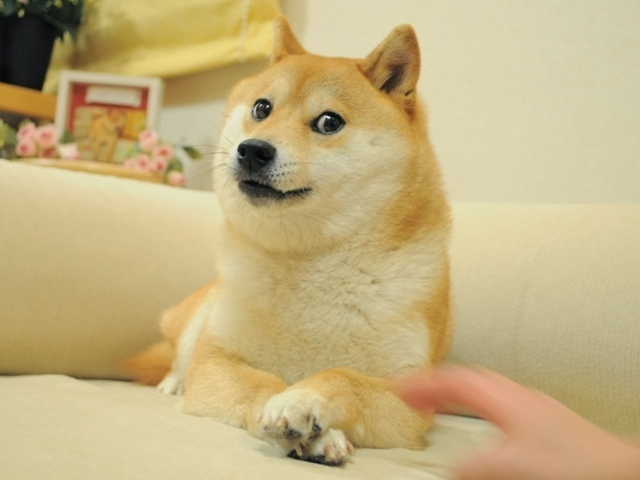
//> input picture X-RayReconstruction/doge.jpg, 1280 x 960 px (shown at 1/2 size)
$ ./X-RayReconstruction   (built with g++ and OpenCV 4)
//> lines starting //> are read from the running program, lines starting //| are printed output that depends on the picture
### X-RayReconstruction/CVUtil.h
#pragma once
#include <opencv2\opencv.hpp>

namespace cvutil
{
	//	グレースケール画像mの要素をサブピクセル座標pから取得する
	//	通常のMat::at()メソッドでは四捨五入された座標から取得されてしまうのでcv::getRectSubPix()を利用する
	//	画像範囲外は境界線と同じとする
	//	サポートする型はCV_32F or CV_8U
	// [14 lines left out: functions sampleSubPix, swapMat, not called in this run]
}

### X-RayReconstruction/X-RayReconstruction.cpp
#include <opencv2\opencv.hpp>
#include "CVUtil.h"
//#pragma region OPENCV3_LIBRARY_LINKER
//#ifdef _DEBUG
//#define CV_EXT "d.lib"
//#else
//#define CV_EXT ".lib"
//#endif
//#define CV_VER  CVAUX_STR(CV_MAJOR_VERSION) CVAUX_STR(CV_MINOR_VERSION) CVAUX_STR(CV_SUBMINOR_VERSION)
//#pragma comment(lib, "opencv_world" CV_VER CV_EXT)
//#pragma endregion

using namespace cv;
using namespace std;

const int div_rotation = 360;						//	360分割して撮影
const int projectionRowSize = 820;						//	投影像の幅

int main(void)
{
	//	1. 画像の読み込み
	Mat src_read = imread("doge.jpg", IMREAD_GRAYSCALE);
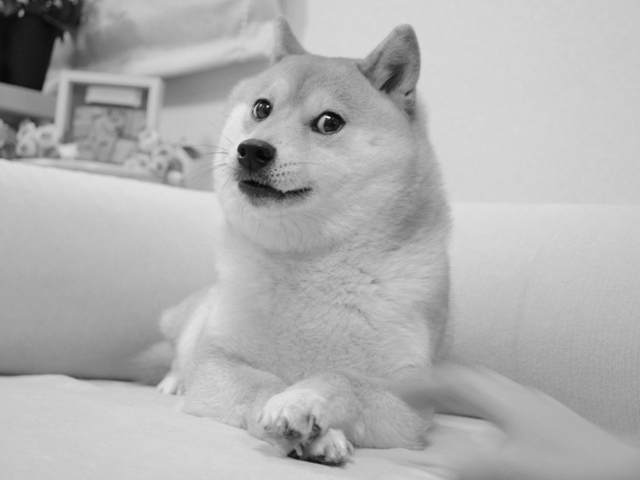
//> src_read: 960 rows x 1280 cols, CV_8UC1 (shown at 1/2 size); min 3, max 247, mean 177
	Mat src, srcf, srcd;		//	実際の演算はsrcfの画素値を使う
	resize(src_read, src, Size(640, 480), INTER_CUBIC);
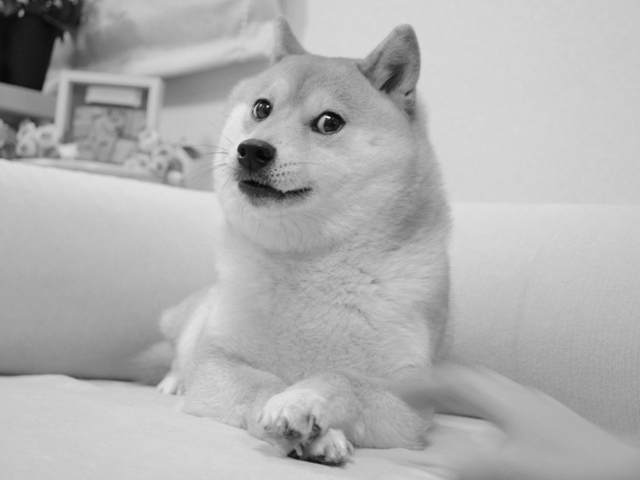
//> src: 480 rows x 640 cols, CV_8UC1; min 5, max 239, mean 177.1
	src.convertTo(srcf, CV_32F); src.convertTo(srcd, CV_64F);
	cout << "loaded image information:\n"
		<< "image size = " << src.size()
		<< endl;
//| loaded image information:
//| image size = [640 x 480]
	imshow("test", src);
	waitKey();
	//	画像の保存
	imwrite("input.png", src);

	//---------------------------------------
	//	2. 1次元X線投影像を全周方向で撮影
	//---------------------------------------
	Mat projectedImage = Mat(div_rotation, projectionRowSize, CV_64FC1, Scalar::all(0));	//	投影像ベクトルの集合 行数が角度
	cout << "投影像サイズ : " << projectedImage.size() << endl;
	//	回転角theta
	for (int th = 0; th < div_rotation; th++) {
		double theta = CV_PI / div_rotation * th;		//	角度radに変換（全部で180deg）
		//	画像を回転
		Mat rotatedImage;		//	この画像の中央で元画像を回転させる
		int offsety = projectionRowSize - srcd.rows;
		int offsetx = projectionRowSize - srcd.cols;
		copyMakeBorder(srcd, rotatedImage, offsety / 2, offsety / 2, offsetx / 2, offsetx / 2, BORDER_CONSTANT, Scalar::all(0));//	画像中心と回転中心を合わせる
		Mat affine = getRotationMatrix2D(Point2d(rotatedImage.cols / 2, rotatedImage.rows / 2), -theta / CV_PI * 180, 1.0);		//	アフィン変換行列
		warpAffine(rotatedImage, rotatedImage, affine, rotatedImage.size(), 1, 0, Scalar::all(0));
		//	画像下からX線を当てて画像上部で撮影
		Mat reduceRow(Size(rotatedImage.cols, 1), CV_64FC1, Scalar::all(0));
		reduce(rotatedImage, reduceRow, 0, REDUCE_SUM);	//　行をそのまま加算
		reduceRow.copyTo(projectedImage.row(th));
		//	撮影中画像を表示
		normalize(rotatedImage, rotatedImage, 0, 1, CV_MINMAX);
		imshow("test", rotatedImage);
		Mat projectedImage_scaled;
		normalize(projectedImage, projectedImage_scaled, 0, 255, CV_MINMAX);
		projectedImage_scaled.convertTo(projectedImage_scaled, CV_8UC1);
		imshow("X線投影像", projectedImage_scaled);
		cout << "Captureing... :" << th << " / " << div_rotation << "\r";
		waitKey(1);
	}
//> this loop made 360 passes
//> pass 1, `copyMakeBorder(srcd, rotatedImage, offsety / 2, offsety / 2, offsetx /..`:
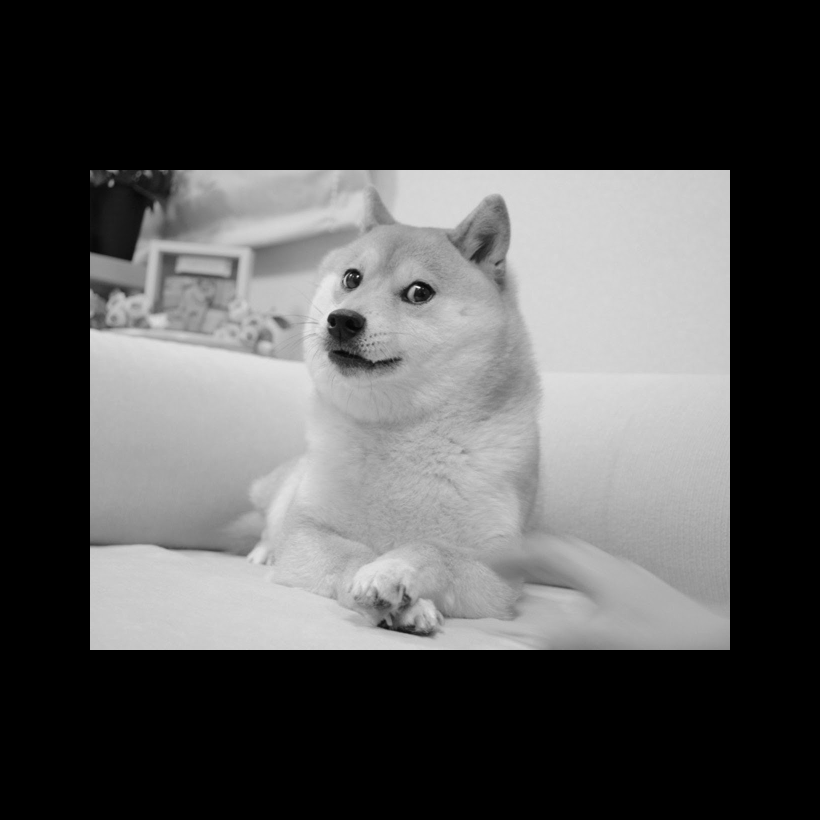
//> rotatedImage: 820 rows x 820 cols, CV_64FC1; min 0, max 239, mean 80.9
//> pass 1, `normalize(projectedImage, projectedImage_scaled, 0, 255, CV_MINMAX);`:
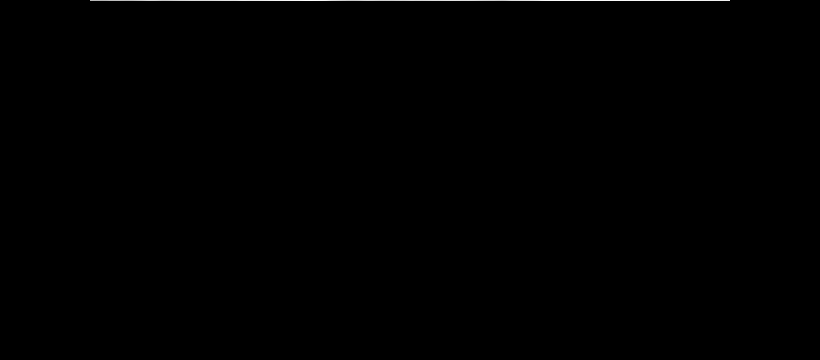
//> projectedImage_scaled: 360 rows x 820 cols, CV_64FC1; min 0, max 255, mean 0.5
//> after the loop:
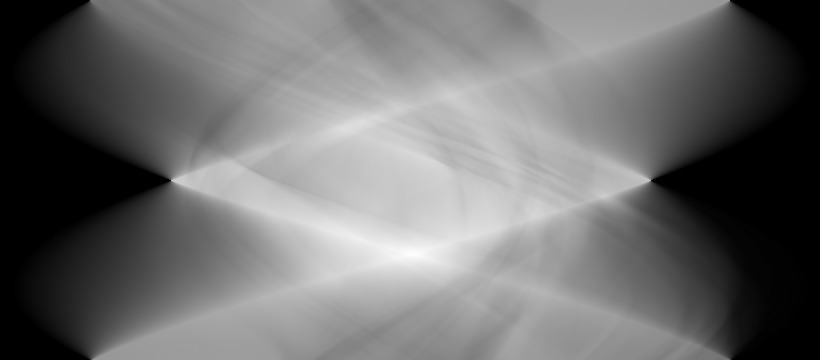
//> projectedImage: 360 rows x 820 cols, CV_64FC1; min 0, max 151437.4, mean 66366; drawn with min black and max white
	imshow("test", src);
	cout << endl << "Capture finished!!" << endl;
	waitKey();
	//	画像の保存
	Mat projectedImage_scaled;
	normalize(projectedImage, projectedImage_scaled, 0, 255, CV_MINMAX);
	projectedImage_scaled.convertTo(projectedImage_scaled, CV_8U);
//> projectedImage_scaled: 360 rows x 820 cols, CV_8UC1
	imwrite("x-ray_projection.png", projectedImage_scaled);

	//---------------------------------------------------------------------------------------------
	//	3. 投影像からの再構成（フィルタ補正逆投影法）
	//	周波数領域での積が空間領域での畳込み演算として記述可能なことを利用する．
	//	フーリエ変換法における投影像の１次元フーリエ変換は，投影像に高域強調フィルタ|s|を畳み込む演算と
	//	数学的に同値なので，フィルタ|s|を畳み込んだ投影像を平面xy上で角度thの波としてthで積分すると
	//	元画像が平面xyに復元される．
	//---------------------------------------------------------------------------------------------

	//	3.1. 撮影画像g(r, th)を1次元フーリエ変換してG(s, th)を得る
	Mat optDFTImage_rth = projectedImage.clone();
	//	複素数画像を作成
	Mat complexDFTPlanes_rth[] = { Mat_<double>(optDFTImage_rth), Mat::zeros(optDFTImage_rth.size(), CV_64F) };
//> complexDFTPlanes_rth[1]: 360 rows x 820 cols, CV_64FC1; every value is 0
	Mat complexDFTImage_rth;
	merge(complexDFTPlanes_rth, 2, complexDFTImage_rth);
	//	1次元DFT実行
	dft(complexDFTImage_rth, complexDFTImage_rth, DFT_ROWS);
//> (the run ends here: the program needs code that is not available in this run, at `cvutil::fftShift1D(complexDFTImage_rth, complexDFTImage_rth);`)
